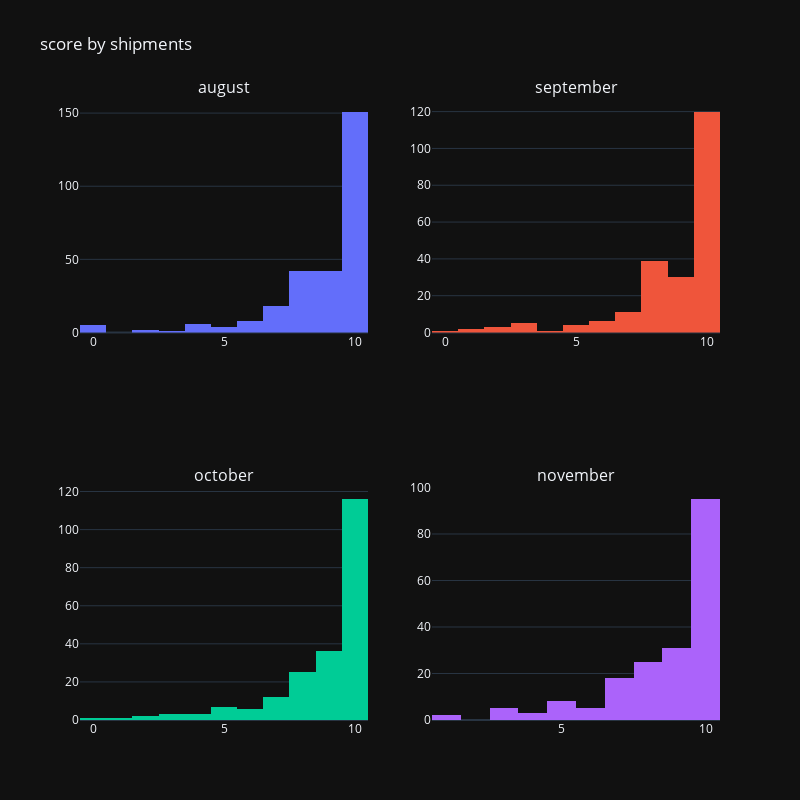

Notebook cell for this chart:
### Code cell
fig = make_subplots(
    rows=2, cols=2,
    subplot_titles=('august', 'september','october','november'),
    )

fig.append_trace(
    go.Histogram(x=df_august_shipment['score']),
    row=1, col=1
)

fig.append_trace(
    go.Histogram(x=df_september_shipment['score']),
    row=1, col=2
)

fig.append_trace(
    go.Histogram(x=df_october_shipment['score']),
    row=2, col=1
)


fig.append_trace(
    go.Histogram(x=df_november_shipment['score']),
    row=2, col=2
)



fig.update_xaxes(categoryorder = 'total ascending')
fig.update_layout(template='plotly_dark', title='score by shipments' ,showlegend=False,height = 800,width=800)
fig.show()

### Figure 1 — Plotly figure (JSON) as saved in the notebook; plotly's stock layout.template omitted (floating-point values rounded to 4 significant figures; data arrays with more than 128 entries replaced by an {"elided": "..."} marker saying what was removed)
{"data": [{"type": "histogram", "x": {"elided": "279 int values"}, "xaxis": "x", "yaxis": "y"}, {"type": "histogram", "x": {"elided": "222 int values"}, "xaxis": "x2", "yaxis": "y2"}, {"type": "histogram", "x": {"elided": "212 int values"}, "xaxis": "x3", "yaxis": "y3"}, {"type": "histogram", "x": {"elided": "192 int values"}, "xaxis": "x4", "yaxis": "y4"}], "layout": {"annotations": [{"font": {"size": 16}, "showarrow": false, "text": "august", "x": 0.225, "xanchor": "center", "xref": "paper", "y": 1, "yanchor": "bottom", "yref": "paper"}, {"font": {"size": 16}, "showarrow": false, "text": "september", "x": 0.775, "xanchor": "center", "xref": "paper", "y": 1, "yanchor": "bottom", "yref": "paper"}, {"font": {"size": 16}, "showarrow": false, "text": "october", "x": 0.225, "xanchor": "center", "xref": "paper", "y": 0.375, "yanchor": "bottom", "yref": "paper"}, {"font": {"size": 16}, "showarrow": false, "text": "november", "x": 0.775, "xanchor": "center", "xref": "paper", "y": 0.375, "yanchor": "bottom", "yref": "paper"}], "height": 800, "showlegend": false, "title": {"text": "score by shipments"}, "width": 800, "xaxis": {"anchor": "y", "categoryorder": "total ascending", "domain": [0, 0.45]}, "xaxis2": {"anchor": "y2", "categoryorder": "total ascending", "domain": [0.55, 1]}, "xaxis3": {"anchor": "y3", "categoryorder": "total ascending", "domain": [0, 0.45]}, "xaxis4": {"anchor": "y4", "categoryorder": "total ascending", "domain": [0.55, 1]}, "yaxis": {"anchor": "x", "domain": [0.625, 1]}, "yaxis2": {"anchor": "x2", "domain": [0.625, 1]}, "yaxis3": {"anchor": "x3", "domain": [0, 0.375]}, "yaxis4": {"anchor": "x4", "domain": [0, 0.375]}}}
